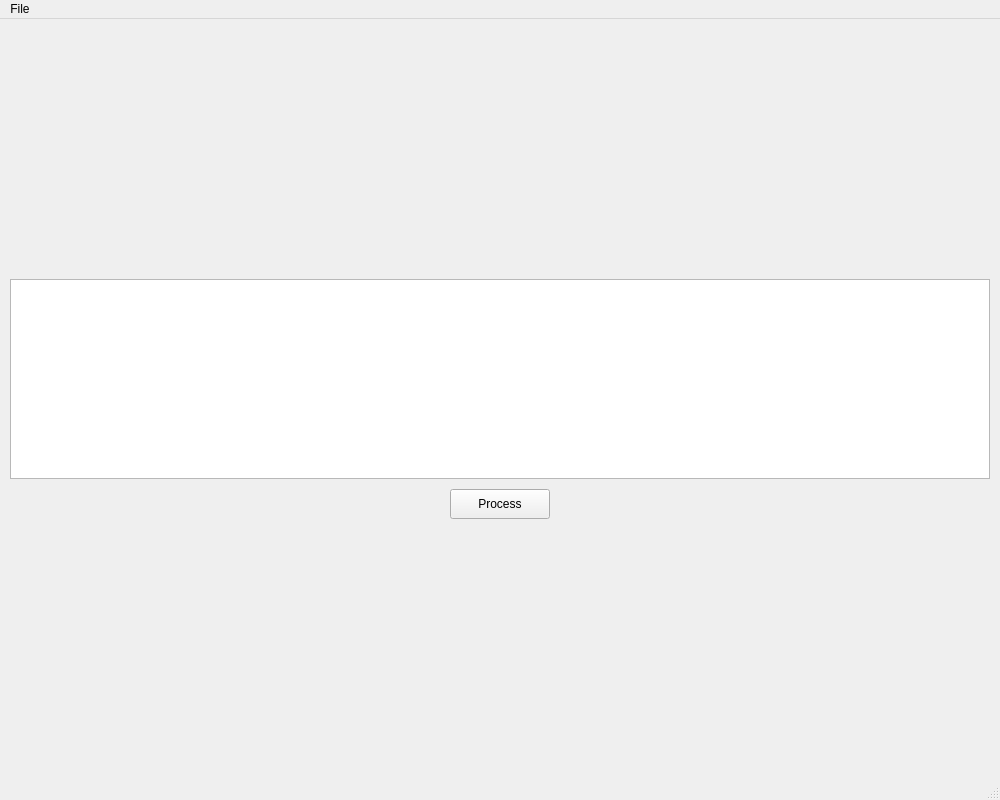
<?xml version="1.0" encoding="UTF-8"?>
<ui version="4.0">
 <class>MainWindow</class>
 <widget class="QMainWindow" name="MainWindow">
  <property name="geometry">
   <rect>
    <x>0</x>
    <y>0</y>
    <width>1000</width>
    <height>800</height>
   </rect>
  </property>
  <property name="windowTitle">
   <string>QuadTree Edge Detection</string>
  </property>
  <widget class="QWidget" name="centralwidget">
   <widget class="QLabel" name="image_label_1">
    <property name="geometry">
     <rect>
      <x>10</x>
      <y>10</y>
      <width>320</width>
      <height>240</height>
     </rect>
    </property>
    <property name="alignment">
     <set>Qt::AlignCenter</set>
    </property>
   </widget>
   <widget class="QLabel" name="image_label_2">
    <property name="geometry">
     <rect>
      <x>340</x>
      <y>10</y>
      <width>320</width>
      <height>240</height>
     </rect>
    </property>
    <property name="alignment">
     <set>Qt::AlignCenter</set>
    </property>
   </widget>
   <widget class="QLabel" name="image_label_3">
    <property name="geometry">
     <rect>
      <x>670</x>
      <y>10</y>
      <width>320</width>
      <height>240</height>
     </rect>
    </property>
    <property name="alignment">
     <set>Qt::AlignCenter</set>
    </property>
   </widget>
   <widget class="QTextEdit" name="info_text">
    <property name="geometry">
     <rect>
      <x>10</x>
      <y>260</y>
      <width>980</width>
      <height>200</height>
     </rect>
    </property>
   </widget>
   <widget class="QPushButton" name="process_button">
    <property name="geometry">
     <rect>
      <x>450</x>
      <y>470</y>
      <width>100</width>
      <height>30</height>
     </rect>
    </property>
    <property name="text">
     <string>Process</string>
    </property>
   </widget>
  </widget>
  <widget class="QMenuBar" name="menubar">
   <property name="geometry">
    <rect>
     <x>0</x>
     <y>0</y>
     <width>1000</width>
     <height>21</height>
    </rect>
   </property>
   <widget class="QMenu" name="menuFile">
    <property name="title">
     <string>File</string>
    </property>
    <addaction name="actionOpenImage1"/>
    <addaction name="actionOpenImage2"/>
    <addaction name="actionOpenImage3"/>
   </widget>
   <addaction name="menuFile"/>
  </widget>
  <widget class="QStatusBar" name="statusbar"/>
  <action name="actionOpenImage1">
   <property name="text">
    <string>Open Image 1</string>
   </property>
  </action>
  <action name="actionOpenImage2">
   <property name="text">
    <string>Open Image 2</string>
   </property>
  </action>
  <action name="actionOpenImage3">
   <property name="text">
    <string>Open Image 3</string>
   </property>
  </action>
 </widget>
 <connections/>
</ui>
